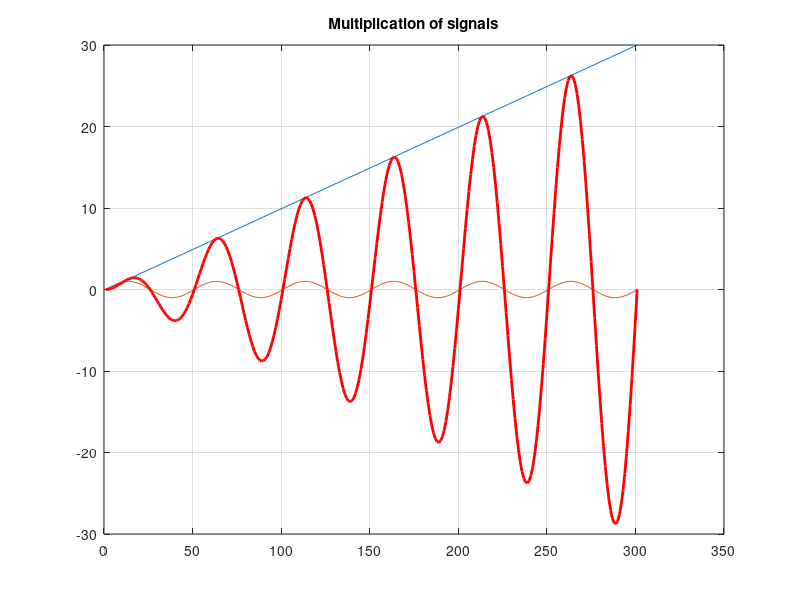

The MATLAB source for this figure:
clear all;
close all;

t = 0:0.1:30;
y1 = t;
y2 = sin(2*pi*t/5);
y3 = y1.*y2;

figure(1);
plot(y1, 'LineStyle', '-');hold on;title('Multiplication of signals');grid on;
pause(2);
% movieVector(1) = getframe(1);


plot(y2, 'LineStyle', '-');
pause(2);
% movieVector(2) = getframe(1);

plot(y3, 'LineWidth', 2, 'Color', 'r');
% movieVector(3) = getframe(1);


% myWriter = VideoWriter('Multiplication1', 'MPEG-4');
% myWriter.FrameRate = 1;
% open(myWriter);
% writeVideo(myWriter, movieVector);
% close(myWriter);